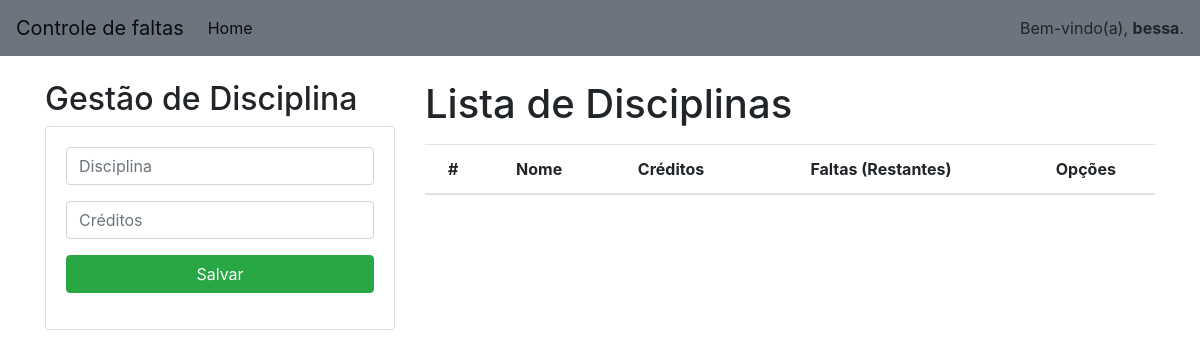
The app's page / (signed in), older data.
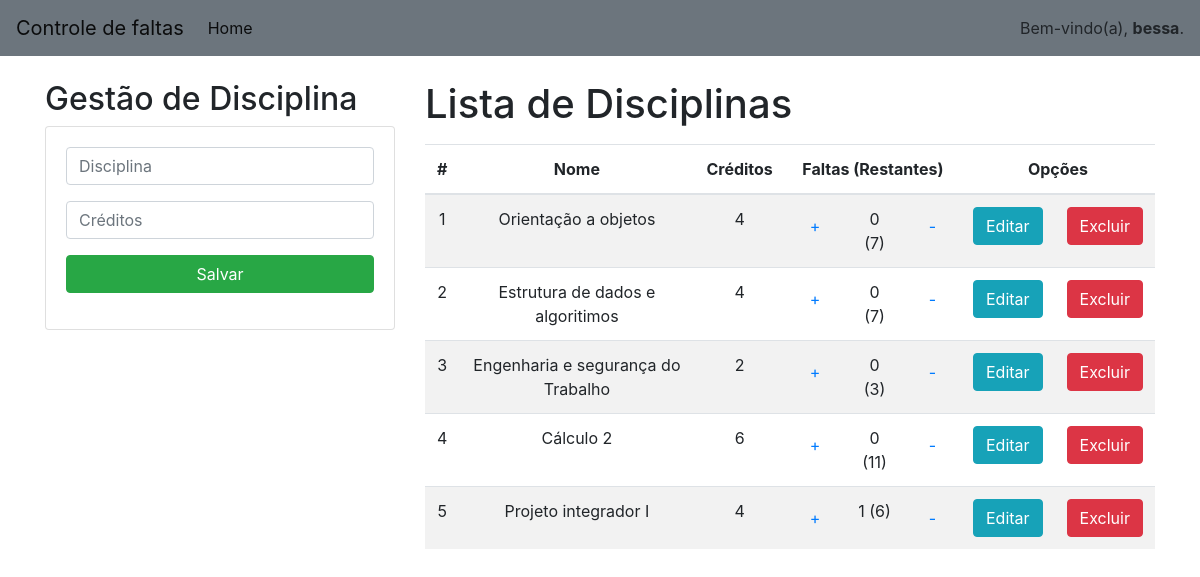
The same page, newer data.
### website/models.py (models this page shows, shortened)
class Curso(models.Model):
    codigo = models.CharField(primary_key=True, max_length=1000)
    nome = models.CharField(max_length=56)
    credito=models.PositiveSmallIntegerField()
    faltas=models.PositiveSmallIntegerField(default=0)
    fTotal = models.PositiveSmallIntegerField(default=0)
    fRestante=models.PositiveSmallIntegerField(default=0)
    user = models.ForeignKey(User, on_delete=models.CASCADE, default=0)

### website/views.py (the view)
# urls.py: 2. Add a URL to urlpatterns:  path('', views.home, name='home')
@login_required(login_url='/login/')
def home(request):
    cursosLista = Curso.objects.filter(user=request.user)
    return render(request,"Controle.html", {"cursos": cursosLista})

### website/templates/Controle.html (shortened to what this page needs)
{% extends "./base.html"%}
{% block body %}
<div class="row">
    <div class="col-sm-12 col-md-6 col-lg-4 col-xl-4">
        <h2>Gestão de Disciplina</h2>
        <div class="card">
            <div class="card-body">
                <form action="/registrarCurso/" method="POST"> {% csrf_token %}
                    <div class="form-group">
                        <input type="text" id="txtNome" name="txtNome" class="form-control" placeholder="Disciplina" maxLength="50" required>
                    </div>
                    <div class="form-group">
                        <input type="number" id="numCreditos" name="numCreditos" class="form-control" placeholder="Créditos" min="1" max="9" required>
                    </div>
                    <div class="form-group">
                        <button type="submit" class="btn btn-success btn-block text-white">Salvar</button>
                    </div>
                </form>
            </div>
        </div>
    </div>
    <div class="col-sm-12 col-md-6 col-lg-8 col-xl-8">
        <h1>Lista de Disciplinas</h1>
        <div class="table-responsive py-2">
            <table class="table table-striped">
                <thead>
                    <tr>
                        <th>#</th>
                        <th>Nome</th>
                        <th>Créditos</th>
                        <th colspan="3">Faltas (Restantes)</th>
                        <th colspan="2">Opções</th>
                    </tr>
                </thead>
                <tbody>
                    {% for c in cursos %}
                    <tr>
                        <td>{{forloop.counter}}</td>
                        <td>{{c.nome}}</td>
                        <td>{{c.credito}}</td>
                        <td> <a href="plusFaltas/{{c.codigo}}" class="btn btn-toolbar ">+</a></td>
                        <td>{{c.faltas}} ({{c.fRestante}})</td>
                        <td> <a href="menosFaltas/{{c.codigo}}" class="btn btn-toolbar ">-</a></td>
                        <td> <a href="editarCurso/{{c.codigo}}" class="btn btn-info">Editar </a></td>
                        <td> <a href="excluirCurso/{{c.codigo}}" class="btn btn-danger btnExclusao">Excluir </a></td>
                    </tr>
                    {% endfor %}
                </tbody>
            </table>
        </div>
    </div>
</div>
{% endblock %}

### website/templates/base.html (shortened to what this page needs)
<!DOCTYPE html>
<html lang="pt-br">
<head>
    {% load static %}
    <link rel="stylesheet" href="https://stackpath.bootstrapcdn.com/bootstrap/4.1.3/css/bootstrap.min.css">
        <link rel="stylesheet" href="{% static  'css/Controle.css'%}">
</head>
<body>
  <nav class="navbar navbar-expand-lg navbar-light bg-secondary ">
    <a class="navbar-brand" href="#">Controle de faltas</a>
    <div class="collapse navbar-collapse" id="navbarSupportedContent">
      <ul class="navbar-nav mr-auto">
        <li class="nav-item active">
          <a class="nav-link" href="{% url 'home' %}"">Home <span class="sr-only">(current)</span></a>
        </li>
      </ul>
      <div id="user-tools">
        Bem-vindo(a),
        <strong>{{ user.get_username }}</strong>.
    </div>
  </nav>
      <div class="container py-4">
          {% block body %}
          {% endblock %}
      </div>
</body>
</html>

### website/static/css/Controle.css (style rules this page uses)
th, td { text-align: center; vertical-align: middle; }

Row changes from the older to the newer data that the page shows:
added Curso: nome "Orientação a objetos", credito "4", faltas "0", fRestante "7"
added Curso: nome "Estrutura de dados e algoritimos", credito "4", faltas "0", fRestante "7"
added Curso: nome "Engenharia e segurança do Trabalho", credito "2", faltas "0", fRestante "3"
added Curso: nome "Cálculo 2", credito "6", faltas "0", fRestante "11"
added Curso: nome "Projeto integrador I", credito "4", faltas "1", fRestante "6"
